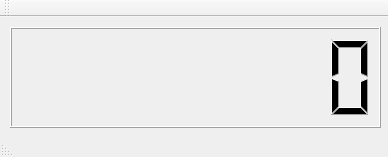
<?xml version="1.0" encoding="UTF-8"?>
<ui version="4.0">
 <class>MainWindow</class>
 <widget class="QMainWindow" name="MainWindow">
  <property name="geometry">
   <rect>
    <x>0</x>
    <y>0</y>
    <width>388</width>
    <height>157</height>
   </rect>
  </property>
  <property name="windowTitle">
   <string>MainWindow</string>
  </property>
  <widget class="QWidget" name="centralWidget">
   <widget class="QLCDNumber" name="lcdNumber">
    <property name="geometry">
     <rect>
      <x>10</x>
      <y>10</y>
      <width>371</width>
      <height>101</height>
     </rect>
    </property>
    <property name="digitCount">
     <number>8</number>
    </property>
   </widget>
  </widget>
  <widget class="QMenuBar" name="menuBar">
   <property name="geometry">
    <rect>
     <x>0</x>
     <y>0</y>
     <width>388</width>
     <height>21</height>
    </rect>
   </property>
  </widget>
  <widget class="QToolBar" name="mainToolBar">
   <attribute name="toolBarArea">
    <enum>TopToolBarArea</enum>
   </attribute>
   <attribute name="toolBarBreak">
    <bool>false</bool>
   </attribute>
  </widget>
  <widget class="QStatusBar" name="statusBar">
   <property name="layoutDirection">
    <enum>Qt::RightToLeft</enum>
   </property>
  </widget>
 </widget>
 <layoutdefault spacing="6" margin="11"/>
 <resources/>
 <connections/>
</ui>
